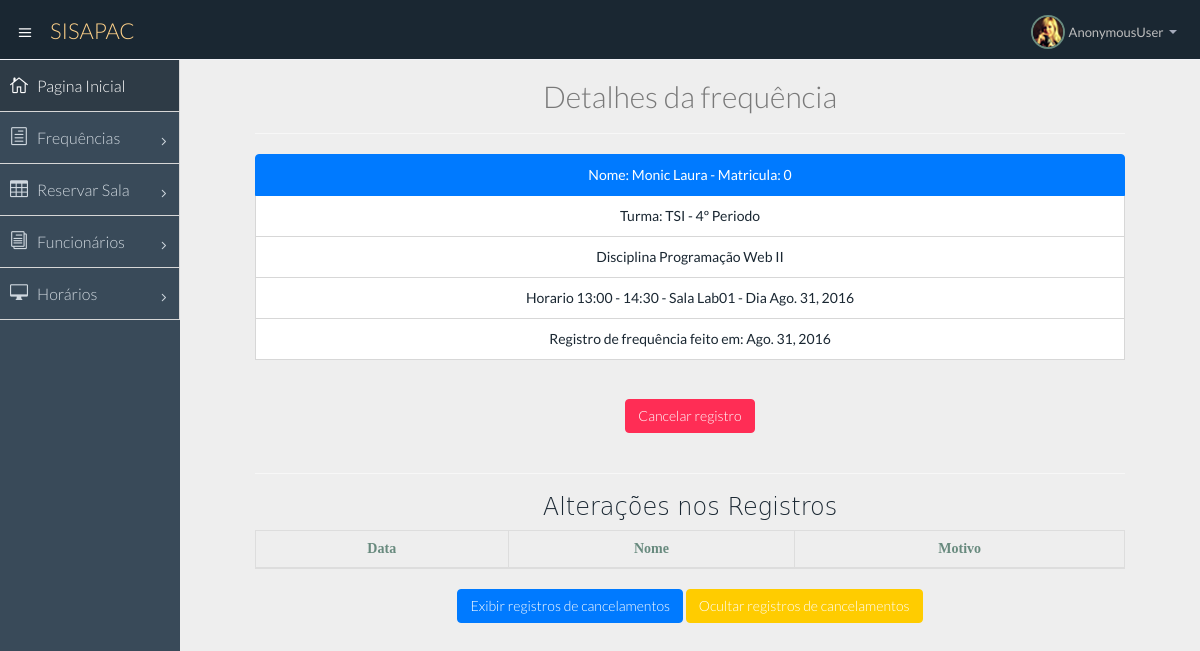
The page /frequencia/detail/12 on the database its author committed.
### appsispac/models.py (models this page shows, shortened)
class Registro_Frequencia(models.Model):
    data_registro = models.DateField("Data do registro", blank=True, null=True)
    data_frequencia = models.DateField("Data da frequência")
    sala = models.ForeignKey(Sala, on_delete=models.PROTECT)
    HORARIOS = (
        ('Vazio', 'Indefinido'),
        ('07:00 - 08:30', '07:00 - 08:30'),
        ('08:50 - 10:20', '08:50 - 10:20'),
        ('10:30 - 12:00', '10:30 - 12:00'),
        ('13:00 - 14:30', '13:00 - 14:30'),
        ('14:50 - 16:20', '14:50 - 16:20'),
        ('16:30 - 18:00', '16:30 - 18:00'),
        ('18:00 - 19:50', '18:00 - 19:50'),
        ('20:00 - 22:00', '20:00 - 22:00'),
    )
    horarios = models.CharField(
        max_length=30,
        choices=HORARIOS,
        default='Vazio',
    )
    horario = models.ForeignKey(Horario_Professor, on_delete=models.PROTECT)
    registro_frequencia = models.BooleanField("Registro de Frequência", default=False)

class Horario_Professor(models.Model):
    WEEKDAYS = (
        ('ND', 'Não definido'),
        ('SEG', 'Segunda-Feira'),
        ('TER', 'Terça-Feira'),
        ('QUA', 'Quarta-Feira'),
        ('QUI', 'Quinta-Feira'),
        ('SEX', 'Sexta-Feira'),
    )
    weekdays = models.CharField(
        max_length=25,
        choices=WEEKDAYS,
        default='ND',
    )
    HORARIOS = (
        ('Vazio', 'Indefinido'),
        ('07:00 - 08:30', '07:00 - 08:30'),
        ('08:50 - 10:20', '08:50 - 10:20'),
        ('10:30 - 12:00', '10:30 - 12:00'),
        ('13:00 - 14:30', '13:00 - 14:30'),
        ('14:50 - 16:20', '14:50 - 16:20'),
        ('16:30 - 18:00', '16:30 - 18:00'),
        ('18:00 - 19:50', '18:00 - 19:50'),
        ('20:00 - 22:00', '20:00 - 22:00'),
    )
    horario = models.CharField(
        max_length=30,
        choices=HORARIOS,
        default='Vazio',
    )
    turma = models.CharField("Turma", max_length=150)
    disciplina = models.CharField("Disciplina", max_length=255)
    professor = models.ForeignKey(Professor, on_delete=models.PROTECT)
    sala = models.ForeignKey(Sala, on_delete=models.PROTECT)

class Funcionario(User):
    nome = models.CharField("Nome", max_length=200)
    matricula = models.IntegerField("Matricula",unique=False)
    Email = models.EmailField("E-Mail", max_length=200)
    senha = models.CharField(max_length=32)

class Sala(models.Model):
    sigla = models.CharField("Sigla", max_length=10)
    descricao = models.CharField("Descrição", max_length=100)
    def __str__(self):
        return self.sigla

### appsispac/views.py (the view)
# urls.py: url(r'^frequencia/detail/(?P<pk>\d+)$', frequencia_detail, name='frequencia_detail'),
def frequencia_detail(request,pk):
    frequencia = Registro_Frequencia.objects.get(id=pk)
    cancelamentos = Cancelamento_Registro.objects.filter(registro=pk)
    return render(request, 'frequencia/frequencia_detail.html', {'frequencia':frequencia, 'cancelamentos':cancelamentos})

### templates/frequencia/frequencia_detail.html (shortened to what this page needs)
{% extends 'base.html' %}
{% load staticfiles %}
{% block conteudo %}
      <center><h2>Detalhes da frequência</h2></center>
    <hr>
    <div class="list-group">
    	<a href="#" class="list-group-item active">Nome: {{frequencia.horario.professor.nome}} - Matricula: {{frequencia.horario.professor.matricula}}</a>
        <a href="#" class="list-group-item">Turma: {{frequencia.horario.turma}}</a>
        <a href="#" class="list-group-item">Disciplina {{ frequencia.horario.disciplina }}</a>
        <a href="#" class="list-group-item">Horario {{ frequencia.horarios }} - Sala {{ frequencia.sala }} - Dia {{ frequencia.data_frequencia }}</a>
        <a href="#" class="list-group-item">Registro de frequência feito em: {{ frequencia.data_registro }}</a>
        <br>
    </div>
    <button type="button" class="btn btn-danger" data-toggle="modal" data-target="#myModal">Cancelar registro</button>
    <br><br>
    <div name="listacancelamentos" id="listacancelamentos">
        <hr>
        <h3>Alterações nos Registros</h3>
        <table class="table table-bordered table-hover">
            <thead>
                <tr>
                    <th>Data</th>
                    <th>Nome</th>
                    <th>Motivo</th>
                </tr>
            </thead>
        </table>
    </div>
        <p><button type="button" id="showcancelamentos" name="showcancelamentos" class="btn btn-primary">Exibir registros de cancelamentos</button>
        <button type="button" class="btn btn-warning" id="hidecancelamentos" name="hidecancelamentos">Ocultar registros de cancelamentos</button></p>
{% endblock %}

### templates/base.html (style rules this page uses)
h3 { color: #1a2732; font-family: "Ubuntu Beta", "Bitstream Vera Sans", DejaVu Sans, Tahoma, sans-serif; }
table { color: #1a2732; font-family: "Comic Sans MS"; }
a { color: #1a2732; }
hr { background-color: darkblue; }
th { text-align:center; vertical-align:middle; }

### rows shown on the page
Registro_Frequencia: horario.professor.nome "Monic Laura", horario.professor.matricula "0", horario.turma "TSI - 4º Periodo", horario.disciplina "Programação Web II", horarios "13:00 - 14:30", sala "Lab01", data_frequencia "Ago. 31, 2016", data_registro "Ago. 31, 2016"

### other values the page prints
{{ request.user }} "AnonymousUser"
